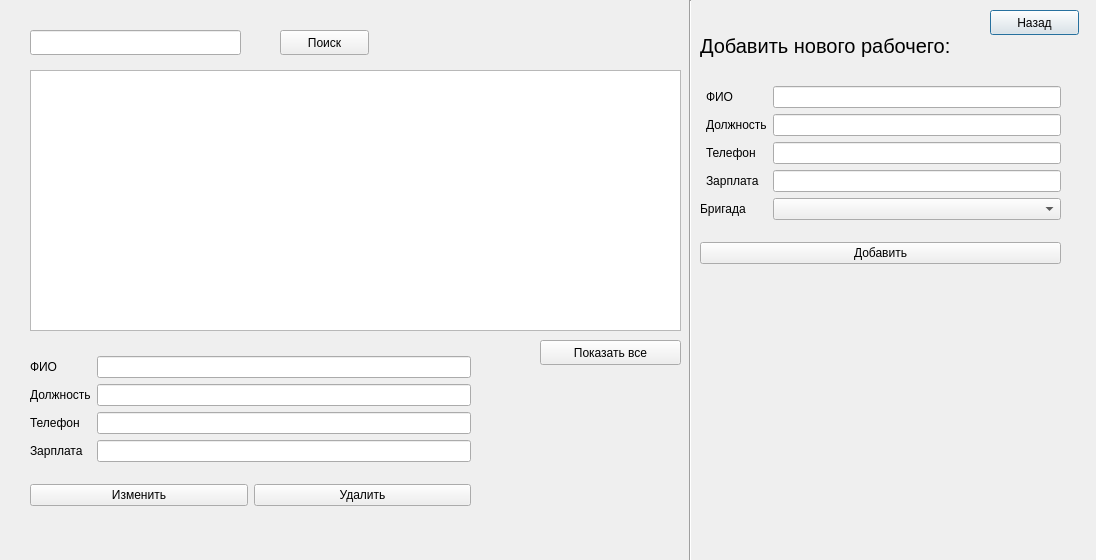
<?xml version="1.0" encoding="UTF-8"?>
<ui version="4.0">
 <class>empworkers</class>
 <widget class="QDialog" name="empworkers">
  <property name="geometry">
   <rect>
    <x>0</x>
    <y>0</y>
    <width>1096</width>
    <height>560</height>
   </rect>
  </property>
  <property name="windowTitle">
   <string>Dialog</string>
  </property>
  <widget class="QPushButton" name="btnBack">
   <property name="geometry">
    <rect>
     <x>990</x>
     <y>10</y>
     <width>89</width>
     <height>25</height>
    </rect>
   </property>
   <property name="text">
    <string>Назад</string>
   </property>
  </widget>
  <widget class="QTableWidget" name="twOrg">
   <property name="geometry">
    <rect>
     <x>30</x>
     <y>70</y>
     <width>651</width>
     <height>261</height>
    </rect>
   </property>
  </widget>
  <widget class="QTextEdit" name="teResult">
   <property name="geometry">
    <rect>
     <x>70</x>
     <y>220</y>
     <width>311</width>
     <height>70</height>
    </rect>
   </property>
  </widget>
  <widget class="QLineEdit" name="leFind">
   <property name="geometry">
    <rect>
     <x>30</x>
     <y>30</y>
     <width>211</width>
     <height>25</height>
    </rect>
   </property>
  </widget>
  <widget class="QPushButton" name="btnFind">
   <property name="geometry">
    <rect>
     <x>280</x>
     <y>30</y>
     <width>89</width>
     <height>25</height>
    </rect>
   </property>
   <property name="text">
    <string>Поиск</string>
   </property>
  </widget>
  <widget class="QPushButton" name="pushButton">
   <property name="geometry">
    <rect>
     <x>540</x>
     <y>340</y>
     <width>141</width>
     <height>25</height>
    </rect>
   </property>
   <property name="text">
    <string>Показать все</string>
   </property>
  </widget>
  <widget class="QWidget" name="layoutWidget">
   <property name="geometry">
    <rect>
     <x>30</x>
     <y>340</y>
     <width>441</width>
     <height>184</height>
    </rect>
   </property>
   <layout class="QGridLayout" name="gridLayout_2">
    <item row="0" column="0" colspan="2">
     <layout class="QGridLayout" name="gridLayout">
      <item row="1" column="0">
       <widget class="QLabel" name="label_2">
        <property name="text">
         <string>Должность</string>
        </property>
       </widget>
      </item>
      <item row="1" column="1">
       <widget class="QLineEdit" name="lePost"/>
      </item>
      <item row="2" column="0">
       <widget class="QLabel" name="label_3">
        <property name="text">
         <string>Телефон</string>
        </property>
       </widget>
      </item>
      <item row="0" column="1">
       <widget class="QLineEdit" name="leFIO"/>
      </item>
      <item row="2" column="1">
       <widget class="QLineEdit" name="lePhone"/>
      </item>
      <item row="0" column="0">
       <widget class="QLabel" name="label">
        <property name="text">
         <string>ФИО</string>
        </property>
       </widget>
      </item>
      <item row="3" column="1">
       <widget class="QLineEdit" name="leSalary"/>
      </item>
      <item row="3" column="0">
       <widget class="QLabel" name="label_4">
        <property name="text">
         <string>Зарплата</string>
        </property>
       </widget>
      </item>
     </layout>
    </item>
    <item row="1" column="0">
     <widget class="QPushButton" name="btnEdit">
      <property name="text">
       <string>Изменить</string>
      </property>
     </widget>
    </item>
    <item row="1" column="1">
     <widget class="QPushButton" name="btnDelete">
      <property name="text">
       <string>Удалить</string>
      </property>
     </widget>
    </item>
   </layout>
  </widget>
  <widget class="QLabel" name="label_5">
   <property name="geometry">
    <rect>
     <x>700</x>
     <y>30</y>
     <width>281</width>
     <height>31</height>
    </rect>
   </property>
   <property name="font">
    <font>
     <pointsize>15</pointsize>
    </font>
   </property>
   <property name="text">
    <string>Добавить нового рабочего:</string>
   </property>
  </widget>
  <widget class="Line" name="line">
   <property name="geometry">
    <rect>
     <x>680</x>
     <y>0</y>
     <width>20</width>
     <height>571</height>
    </rect>
   </property>
   <property name="orientation">
    <enum>Qt::Vertical</enum>
   </property>
  </widget>
  <widget class="QWidget" name="">
   <property name="geometry">
    <rect>
     <x>700</x>
     <y>70</y>
     <width>361</width>
     <height>211</height>
    </rect>
   </property>
   <layout class="QGridLayout" name="gridLayout_4">
    <item row="1" column="0">
     <widget class="QPushButton" name="btnAdd">
      <property name="text">
       <string>Добавить</string>
      </property>
     </widget>
    </item>
    <item row="0" column="0">
     <layout class="QGridLayout" name="gridLayout_3">
      <item row="2" column="2">
       <widget class="QLineEdit" name="lePhone_2"/>
      </item>
      <item row="4" column="0" colspan="2">
       <widget class="QLabel" name="label_10">
        <property name="text">
         <string>Бригада</string>
        </property>
       </widget>
      </item>
      <item row="0" column="2">
       <widget class="QLineEdit" name="leFIO_2"/>
      </item>
      <item row="2" column="1">
       <widget class="QLabel" name="label_7">
        <property name="text">
         <string>Телефон</string>
        </property>
       </widget>
      </item>
      <item row="3" column="1">
       <widget class="QLabel" name="label_9">
        <property name="text">
         <string>Зарплата</string>
        </property>
       </widget>
      </item>
      <item row="4" column="2">
       <widget class="QComboBox" name="cbBrigade"/>
      </item>
      <item row="1" column="1">
       <widget class="QLabel" name="label_6">
        <property name="text">
         <string>Должность</string>
        </property>
       </widget>
      </item>
      <item row="1" column="2">
       <widget class="QLineEdit" name="lePost_2"/>
      </item>
      <item row="3" column="2">
       <widget class="QLineEdit" name="leSalary_2"/>
      </item>
      <item row="0" column="1">
       <widget class="QLabel" name="label_8">
        <property name="text">
         <string>ФИО</string>
        </property>
       </widget>
      </item>
     </layout>
    </item>
   </layout>
  </widget>
  <zorder>layoutWidget</zorder>
  <zorder>teResult</zorder>
  <zorder>btnBack</zorder>
  <zorder>twOrg</zorder>
  <zorder>leFind</zorder>
  <zorder>btnFind</zorder>
  <zorder>pushButton</zorder>
  <zorder>line</zorder>
  <zorder>label_5</zorder>
  <zorder>layoutWidget_2</zorder>
  <zorder>label_10</zorder>
  <zorder>cbBrigade</zorder>
  <zorder>line_2</zorder>
  <zorder>btnAdd</zorder>
  <zorder>line</zorder>
 </widget>
 <resources/>
 <connections/>
</ui>
